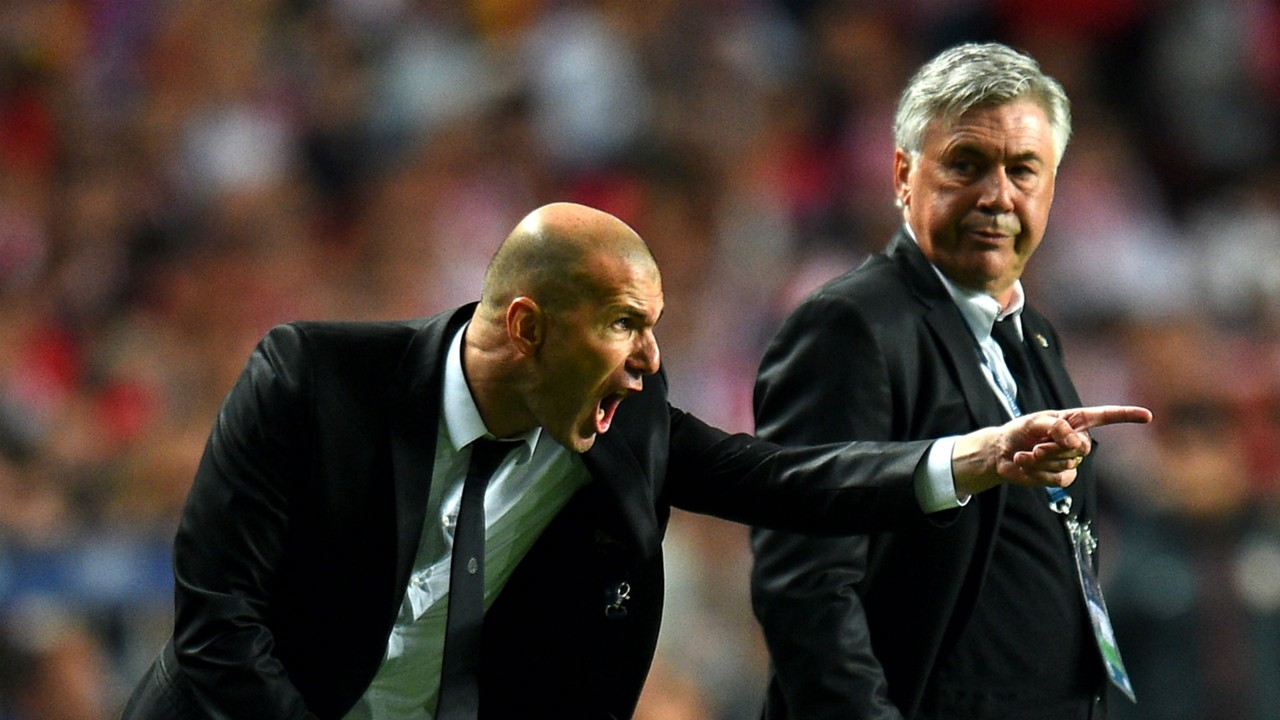
#> input picture testing/temp/zidane.jpg, 1280 x 720 px
$ python plot.py
#> lines starting #> are read from the running program, lines starting #| are printed output that depends on the picture
import numpy as np
import cv2
import matplotlib.pyplot as plt

img = cv2.imread("zidane.jpg")
#> img is the input picture: shape (720, 1280, 3); mean B, G, R 51.5, 58.3, 69.4
points = [(743,   48) ,(1141,  720) ]

plt.scatter(x = [743,1141] , y =[28,720])


plt.show()
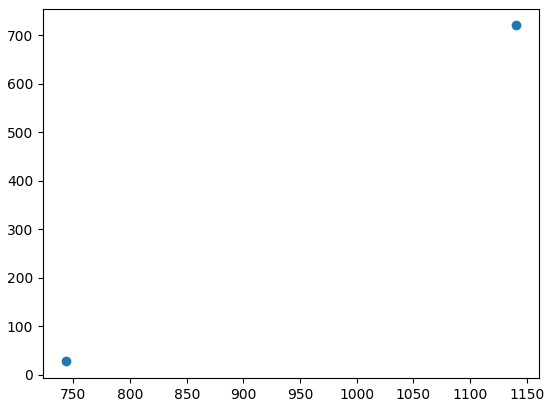
#> figure drawn by matplotlib, 1 panel
img = cv2.rectangle(img,pt1= points[0], pt2 = points[1] ,color = (255,0,0),thickness =-1)
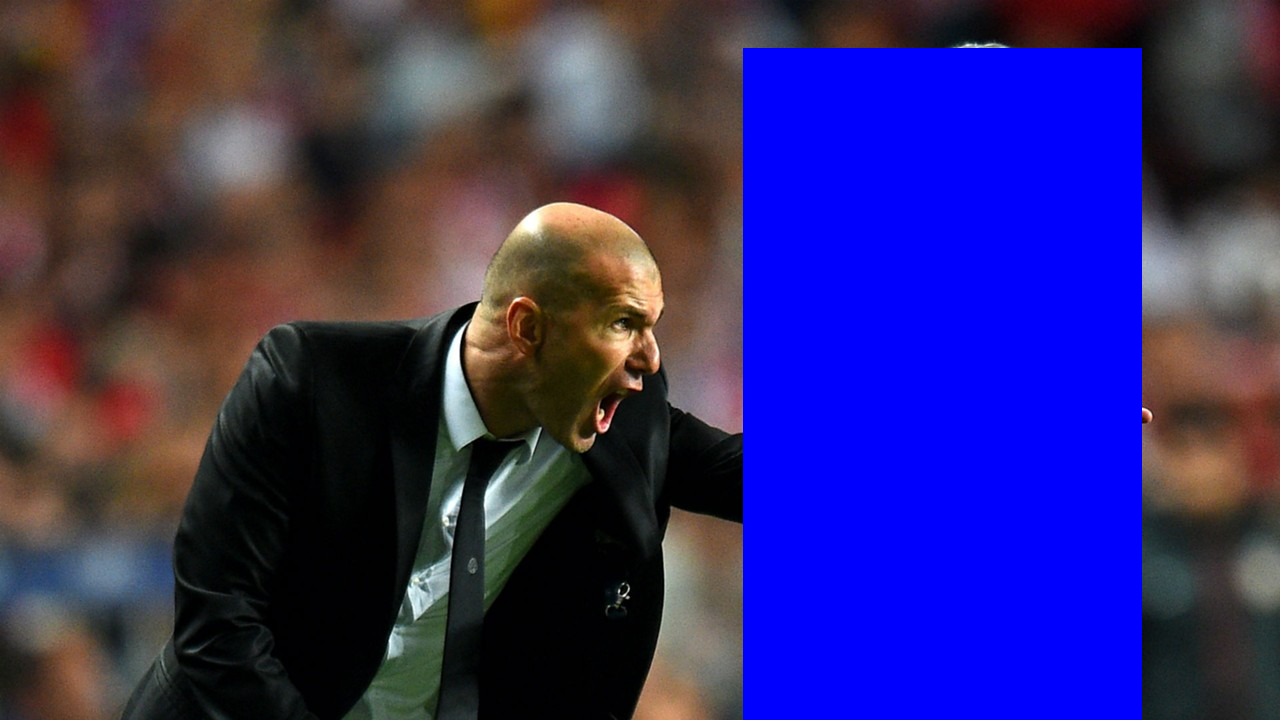
#> img: shape (720, 1280, 3); mean B, G, R 110.3, 41.5, 50.6
cv2.imshow("img",img)
cv2.imwrite("myimg.jpg",img)

if cv2.waitKey() & 0xFF==ord("q"):
#> (key q is pressed here)
    cv2.destroyAllWindows()
    exit()
#> (the program exits here)
